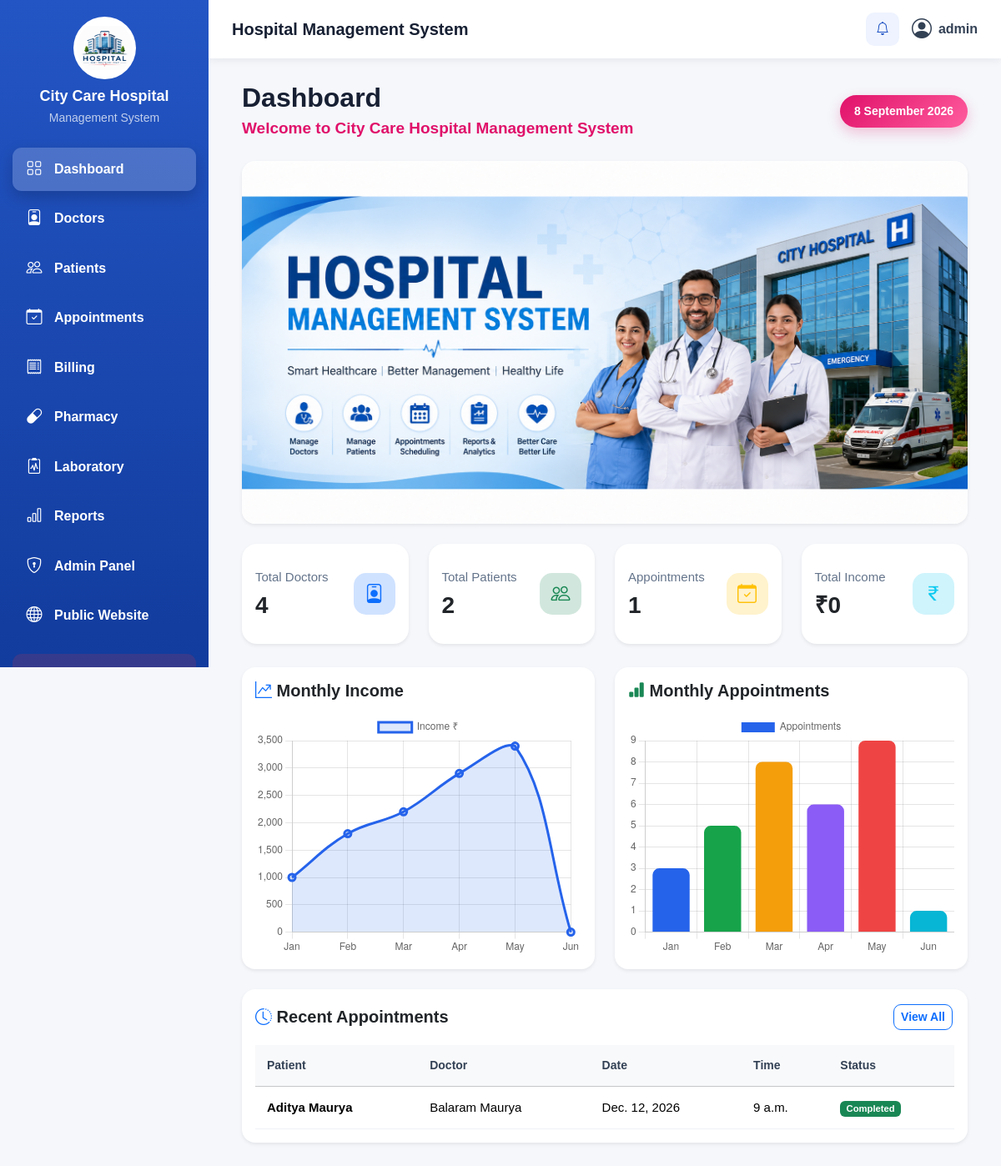
Page /dashboard/ (signed in) on the earlier database version.
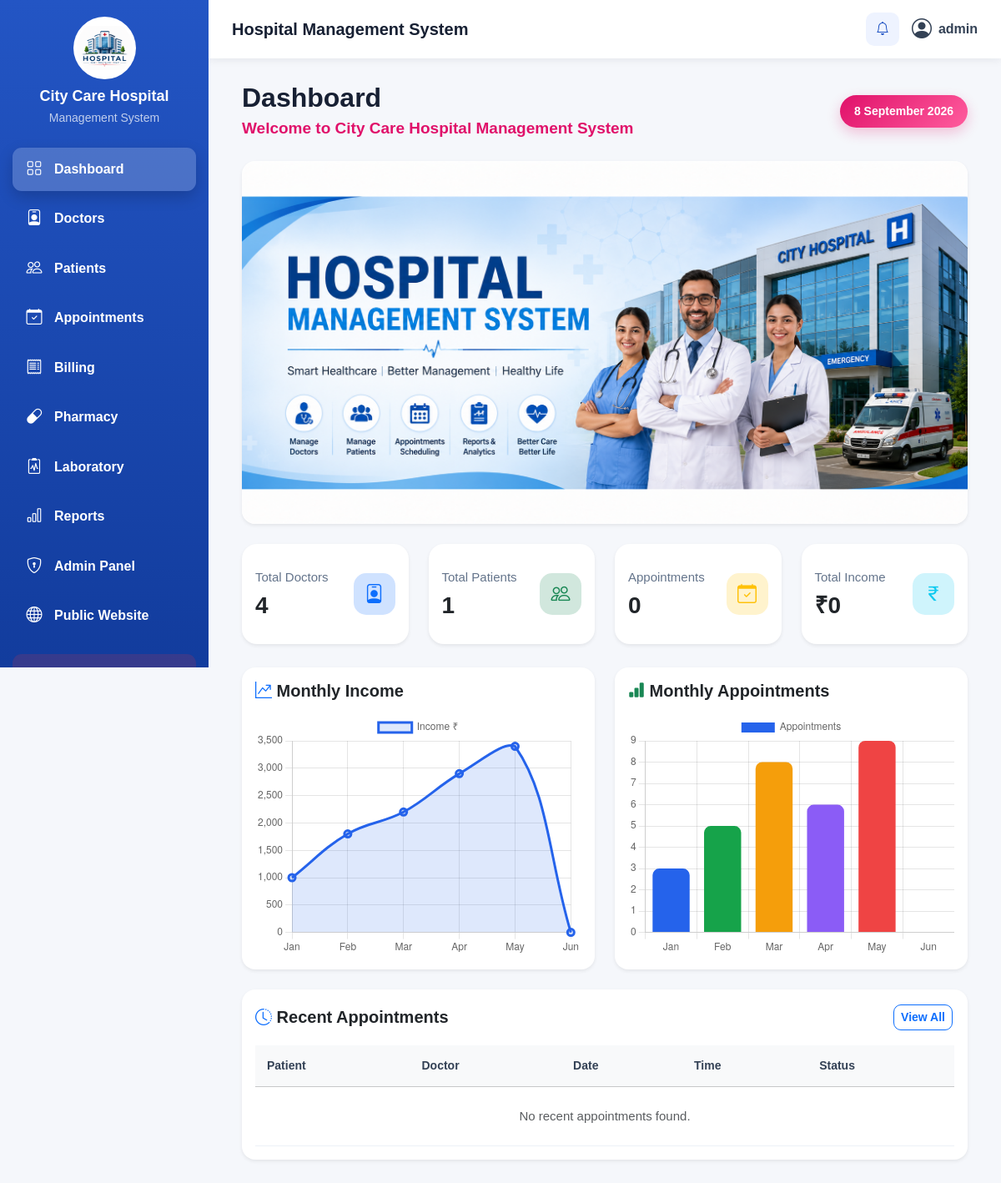
Same page on the later database version.
### management/models.py (models this page shows, shortened)
class Appointment(models.Model):
    STATUS_CHOICES = [
        ("Pending", "Pending"),
        ("Completed", "Completed"),
        ("Cancelled", "Cancelled"),
    ]
    patient = models.ForeignKey(
        Patient,
        on_delete=models.CASCADE,
        related_name="appointments"
    )
    doctor = models.ForeignKey(
        Doctor,
        on_delete=models.CASCADE,
        related_name="appointments"
    )
    appointment_date = models.DateField()
    appointment_time = models.TimeField()
    symptoms = models.TextField(
        blank=True
    )
    status = models.CharField(
        max_length=20,
        choices=STATUS_CHOICES,
        default="Pending"
    )
    class Meta:
        ordering = [
            "-appointment_date",
            "-appointment_time"
        ]
        constraints = [
            models.UniqueConstraint(
                fields=[
                    "doctor",
                    "appointment_date",
                    "appointment_time",
                ],
                condition=models.Q(
                    status__in=["Pending", "Completed"]
                ),
                name="unique_active_doctor_slot",
            )
        ]

class Patient(models.Model):
    GENDER_CHOICES = [
        ("Male", "Male"),
        ("Female", "Female"),
        ("Other", "Other"),
    ]
    BLOOD_GROUP_CHOICES = [
        ("A+", "A+"),
        ("A-", "A-"),
        ("B+", "B+"),
        ("B-", "B-"),
        ("AB+", "AB+"),
        ("AB-", "AB-"),
        ("O+", "O+"),
        ("O-", "O-"),
    ]
    name = models.CharField(
        max_length=100
    )
    email = models.EmailField(
        blank=True
    )
    age = models.PositiveIntegerField(
        null=True,
        blank=True
    )
    date_of_birth = models.DateField(
        null=True,
        blank=True
    )
    gender = models.CharField(
        max_length=10,
        choices=GENDER_CHOICES,
        blank=True
    )
    phone = models.CharField(
        max_length=15
    )
    aadhaar_number = models.CharField(
        max_length=12,
        blank=True
    )
    address = models.TextField(
        blank=True
    )
    blood_group = models.CharField(
        max_length=5,
        choices=BLOOD_GROUP_CHOICES,
        blank=True
    )
    emergency_contact_name = models.CharField(
        max_length=100,
        blank=True
    )
    emergency_contact_phone = models.CharField(
        max_length=15,
        blank=True
    )
    photo = models.ImageField(
        upload_to="patients/",
        blank=True,
        null=True
    )
    created_at = models.DateTimeField(
        auto_now_add=True
    )
    updated_at = models.DateTimeField(
        auto_now=True
    )
    def __str__(self):
        return self.name

class Doctor(models.Model):
    GENDER_CHOICES = [
        ("Male", "Male"),
        ("Female", "Female"),
        ("Other", "Other"),
    ]
    name = models.CharField(
        max_length=100
    )
    email = models.EmailField(
        blank=True
    )
    specialization = models.CharField(
        max_length=100
    )
    qualification = models.CharField(
        max_length=150,
        blank=True
    )
    medical_registration_number = models.CharField(
        max_length=100,
        blank=True
    )
    experience = models.PositiveIntegerField(
        default=0,
        help_text="Experience in years"
    )
    department = models.ForeignKey(
        Department,
        on_delete=models.SET_NULL,
        null=True,
        blank=True,
        related_name="doctors"
    )
    phone = models.CharField(
        max_length=15
    )
    aadhaar_number = models.CharField(
        max_length=12,
        blank=True
    )
    date_of_birth = models.DateField(
        null=True,
        blank=True
    )
    gender = models.CharField(
        max_length=10,
        choices=GENDER_CHOICES,
        blank=True
    )
    address = models.TextField(
        blank=True
    )
    joining_date = models.DateField(
        null=True,
        blank=True
    )
    photo = models.ImageField(
        upload_to="doctors/",
        blank=True,
        null=True
    )
    fee = models.DecimalField(
        max_digits=10,
        decimal_places=2,
        default=0
    )
    is_active = models.BooleanField(
        default=True
    )
    created_at = models.DateTimeField(
        auto_now_add=True
    )
    updated_at = models.DateTimeField(
        auto_now=True
    )
    class Meta:
        ordering = ["name"]
    def __str__(self):
        return self.name

### management/views.py (the view)
@login_required(login_url="login")
def home(request):
    if not request.user.is_superuser:
        return redirect_user_by_role(
            request.user
        )
    recent_appointments = (
        Appointment.objects
        .select_related(
            "patient",
            "doctor"
        )
        .order_by(
            "-appointment_date",
            "-appointment_time"
        )[:10]
    )
    total_income = (
        Billing.objects.aggregate(
            total=Sum("total_amount")
        )["total"] or 0
    )
    context = {
        "doctor_count":
            Doctor.objects.count(),
        "patient_count":
            Patient.objects.count(),
        "appointment_count":
            Appointment.objects.count(),
        "medicine_count":
            Medicine.objects.count(),
        "laboratory_count":
            Laboratory.objects.count(),
        "bill_count":
            Billing.objects.count(),
        "total_income":
            total_income,
        "recent_appointments":
            recent_appointments,
    }
    return render(
        request,
        "Home.html",
        context
    )

### templates/Home.html (shortened to what the changed rows need)
{% extends 'base.html' %}
{% load static %}
{% block content %}
<div class="container-fluid">
    <div class="d-flex justify-content-between align-items-center mb-4">
        <div>
            <h2 class="fw-bold mb-1">Dashboard</h2>
        </div>
    </div>
    <div class="row g-4">
        <div class="col-xl-3 col-md-6">
            <div class="card dashboard-card shadow-sm h-100">
                <div class="card-body d-flex justify-content-between align-items-center">
                    <div>
                        <h2>
                            {{ doctor_count }}
                        </h2>
                    </div>
                </div>
            </div>
        </div>
        <div class="col-xl-3 col-md-6">
            <div class="card dashboard-card shadow-sm h-100">
                <div class="card-body d-flex justify-content-between align-items-center">
                    <div>
                        <p>Total Patients</p>
                        <h2>
                            {{ patient_count }}
                        </h2>
                    </div>
                </div>
            </div>
        </div>
        <div class="col-xl-3 col-md-6">
            <div class="card dashboard-card shadow-sm h-100">
                <div class="card-body d-flex justify-content-between align-items-center">
                    <div>
                        <p>Appointments</p>
                        <h2>
                            {{ appointment_count }}
                        </h2>
                    </div>
                </div>
            </div>
        </div>
        <div class="col-xl-3 col-md-6">
            <div class="card dashboard-card shadow-sm h-100">
                <div class="card-body d-flex justify-content-between align-items-center">
                    <div>
                        <h2>
                            ₹{{ total_income|default:"0" }}
                        </h2>
                    </div>
                </div>
            </div>
        </div>
    </div>
    <div class="row g-4 mt-1">
        <div class="col-lg-6">
            <div class="card border-0 shadow-sm rounded-4 h-100">
                <div class="card-body">
                    <div class="chart-box">
                        <canvas id="appointmentChart"></canvas>
                    </div>
                </div>
            </div>
        </div>
    </div>
    <div class="card border-0 shadow-sm rounded-4 mt-4">
        <div class="card-body">
            <div class="table-responsive">
                <table class="table table-hover align-middle">
                    <thead class="table-light">
                        <tr>
                            <th>Patient</th>
                            <th>Doctor</th>
                            <th>Date</th>
                            <th>Time</th>
                            <th>Status</th>
                        </tr>
                    </thead>
                    <tbody>
                        {% for appointment in recent_appointments %}
                        <tr>
                            <td class="fw-semibold">
                                {{ appointment.patient }}
                            </td>
                            <td>
                                {{ appointment.doctor }}
                            </td>
                            <td>
                                {{ appointment.appointment_date }}
                            </td>
                            <td>
                                {{ appointment.appointment_time }}
                            </td>
                            <td>
                                {% if appointment.status == "Completed" %}
                                    <span class="badge bg-success">
                                        Completed
                                    </span>
                                {% elif appointment.status == "Cancelled" %}
                                    <span class="badge bg-danger">
                                        Cancelled
                                    </span>
                                {% else %}
                                    <span class="badge bg-warning text-dark">
                                        Pending
                                    </span>
                                {% endif %}
                            </td>
                        </tr>
                        {% empty %}
                        <tr>
                            <td
                                colspan="5"
                                class="text-center text-muted py-4"
                            >
                                No recent appointments found.
                            </td>
                        </tr>
                        {% endfor %}
                    </tbody>
                </table>
            </div>
        </div>
    </div>
</div>
{% endblock %}

Differences in the rows shown:
removed Appointment: patient "Aditya Maurya", doctor "Balaram Maurya", appointment_date "Dec. 12, 2026", appointment_time "9 a.m.", status "Completed"
Other differences:
{{ patient_count }}: "2" → "1"
{{ appointment_count }}: "1" → "0"
chart data {{ appointment_count|default:'0' }}: 1 → 0
text now shown: "No recent appointments found."
